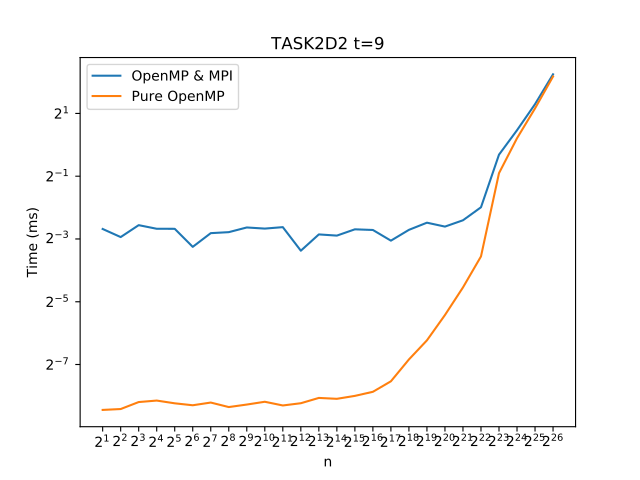

Generate this figure with Python:
from pathlib import Path

import matplotlib.pyplot as plt
from matplotlib.backends.backend_pdf import PdfPages

name = Path(__file__).stem

num_lines_before = 2
num_lines_after = 1

filename_dict = {
    'OpenMP & MPI': "task2_2.out",
    'Pure OpenMP': "task2_pure_omp_2.out",
}

xticks = [2 ** x for x in range(1, 27)]


def read_times(filename):
    result = []
    with open(filename) as f:
        for _ in xticks:
            for _ in range(num_lines_before):
                f.readline()
            result.append(float(f.readline()))
            for _ in range(num_lines_after):
                f.readline()
    return result


def read_and_plot(key):
    time = read_times(filename_dict[key])
    plt.plot(xticks, time, "-", label=key)
#    for x, y in zip(xticks, time):
#        plt.text(
#            x, y, f"{y:.f}",
#            horizontalalignment='center',
#            fontsize=6,
#        )


with PdfPages(f"{name}.pdf") as pdf:
    for key in filename_dict:
        read_and_plot(key)

    plt.title("TASK2D2 t=9")
    plt.xlabel("n")
    plt.ylabel("Time (ms)")
    plt.xscale('log', basex=2)
    plt.yscale('log', basey=2)
    plt.xticks(xticks)
    plt.legend()

    pdf.savefig()
